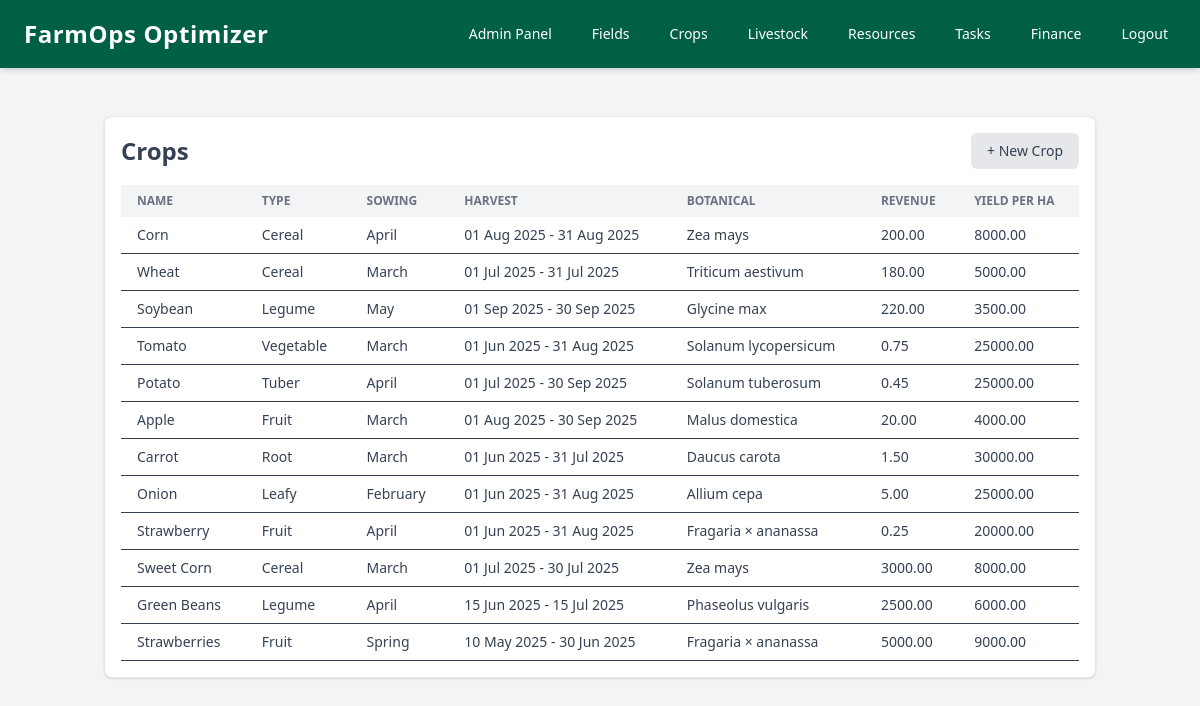
The app's page / (signed in) with its own data.
### crops/models.py (models this page shows, shortened)
class Crop(models.Model):
    CROP_TYPES = [
        ('CEREAL', 'Cereal'),
        ('LEGUME', 'Legume'),
        ('VEGETABLE', 'Vegetable'),
        ('FRUIT', 'Fruit'),
        ('TUBER', 'Tuber'),
        ('ROOT', 'Root'),
        ('LEAFY', 'Leafy'),
        ('NUT', 'Nut'),
        ('HERB', 'Herb'),
        ('FLOWER', 'Flower'),
    ]
    SOWING_TIMES = [
        ('JANUARY', 'January'),
        ('FEBRUARY', 'February'),
        ('MARCH', 'March'),
        ('APRIL', 'April'),
        ('MAY', 'May'),
        ('JUNE', 'June'),
        ('JULY', 'July'),
        ('AUGUST', 'August'),
        ('SEPTEMBER', 'September'),
        ('OCTOBER', 'October'),
        ('NOVEMBER', 'November'),
        ('DECEMBER', 'December'),
        ('SPRING', 'Spring'),
        ('SUMMER', 'Summer'),
        ('AUTUMN', 'Autumn'),
        ('WINTER', 'Winter'),
    ]
    VARIETY_TYPES = [
        ('HYBRID', 'Hybrid'),
        ('OPEN_POLLINATED', 'Open Pollinated'),
        ('EARLY', 'Early Maturing'),
        ('LATE', 'Late Maturing'),
        ('DROUGHT_TOLERANT', 'Drought Tolerant'),
        ('DISEASE_RESISTANT', 'Disease Resistant'),
        ('HIGH_YIELD', 'High Yield'),
        ('SILAGE', 'Silage'),
        ('GRAIN', 'Grain'),
        ('FODDER', 'Fodder'),
        ('ORGANIC', 'Organic'),
        ('CONVENTIONAL', 'Conventional'),
    ]
    user = models.ForeignKey(User, on_delete=models.CASCADE, null=True)
    name = models.CharField(max_length=100)
    type = models.CharField(max_length=100, choices=CROP_TYPES)
    sowing_time = models.CharField(max_length=20, choices=SOWING_TIMES)
    harvesting_time_start = models.DateTimeField(null=True, blank=True)
    harvesting_time_end = models.DateTimeField(null=True, blank=True)
    optimal_conditions = models.TextField()
    botanical_name = models.CharField(max_length=200, blank=True, null=True)
    row_spacing = models.FloatField(null=True, blank=True)
    planting_depth = models.FloatField(null=True, blank=True)
    average_height = models.FloatField(null=True, blank=True)
    plant_spacing = models.FloatField(null=True, blank=True)
    days_to_emerge = models.IntegerField(null=True, blank=True)
    days_to_flower = models.IntegerField(null=True, blank=True)
    days_to_maturity = models.IntegerField(null=True, blank=True)
    estimated_revenue_per_harvest_unit = models.DecimalField(max_digits=10, decimal_places=2, null=True, blank=True)
    estimated_yield_per_ha = models.DecimalField(max_digits=10, decimal_places=2, null=True, blank=True)
    manufacturer = models.CharField(max_length=100, null=True, blank=True)
    variety_type = models.CharField(max_length=100, choices=VARIETY_TYPES, null=True, blank=True)

### crops/views.py (the view)
# urls.py: path('', views.crops, name='crops'),
@login_required
def crops(request):
    crops = Crop.objects.filter(user=request.user)
    return render(request, 'crops/crops.html', {'crops': crops})

### crops/templates/crops/crops.html
{% extends 'base.html' %}
{% block content %}
<div class="container mx-auto p-4">
    <div class="bg-white p-4 rounded-lg shadow-sm border border-gray-200">
        <div class="flex justify-between items-center mb-4">
            <h2 class="text-2xl font-semibold text-gray-700">Crops</h2>
            <a href="{% url 'crops:add_crop' %}" class="text-sm bg-gray-200 text-gray-700 px-4 py-2 rounded-md hover:bg-gray-300 transition duration-200">
                + New Crop
            </a>
        </div>
        {% if crops %}
            <div class="overflow-x-auto">
                <table class="min-w-full table-auto text-sm text-gray-700">
                    <thead>
                        <tr class="bg-gray-100 text-left text-xs uppercase text-gray-500">
                            <th class="px-4 py-2">Name</th>
                            <th class="px-4 py-2">Type</th>
                            <th class="px-4 py-2">Sowing</th>
                            <th class="px-4 py-2">Harvest</th>
                            <th class="px-4 py-2">Botanical</th>
                            <th class="px-4 py-2">Revenue</th>
                            <th class="px-4 py-2">Yield per ha</th>
                        </tr>
                    </thead>
                    <tbody>
                        {% for crop in crops %}
                            <tr class="border-b hover:bg-gray-50 transition cursor-pointer" onclick="window.location='{% url 'crops:crop_detail' crop.id %}'">
                                <td class="px-4 py-2">{{ crop.name }}</td>
                                <td class="px-4 py-2">{{ crop.get_type_display }}</td>
                                <td class="px-4 py-2">{{ crop.get_sowing_time_display }}</td>
                                <td class="px-4 py-2">
                                    {% if crop.harvesting_time_start %}
                                        {{ crop.harvesting_time_start|date:"d M Y" }} -
                                    {% endif %}
                                    {% if crop.harvesting_time_end %}
                                        {{ crop.harvesting_time_end|date:"d M Y" }}
                                    {% endif %}
                                </td>
                                <td class="px-4 py-2">{{ crop.botanical_name }}</td>
                                <td class="px-4 py-2">{{ crop.estimated_revenue_per_harvest_unit }}</td>
                                <td class="px-4 py-2">{{ crop.estimated_yield_per_ha }}</td>
                            </tr>
                        {% endfor %}
                    </tbody>
                </table>
            </div>
        {% else %}
            <p class="text-center text-gray-500 mt-4 text-sm">No crops found. Please add a new crop.</p>
        {% endif %}
    </div>
</div>
{% endblock %}

### records on screen
Crop: name "Corn", type "Cereal", sowing_time "April", harvesting_time_start "01 Aug 2025", harvesting_time_end "31 Aug 2025", botanical_name "Zea mays", estimated_revenue_per_harvest_unit "200.00", estimated_yield_per_ha "8000.00"
Crop: name "Wheat", type "Cereal", sowing_time "March", harvesting_time_start "01 Jul 2025", harvesting_time_end "31 Jul 2025", botanical_name "Triticum aestivum", estimated_revenue_per_harvest_unit "180.00", estimated_yield_per_ha "5000.00"
Crop: name "Soybean", type "Legume", sowing_time "May", harvesting_time_start "01 Sep 2025", harvesting_time_end "30 Sep 2025", botanical_name "Glycine max", estimated_revenue_per_harvest_unit "220.00", estimated_yield_per_ha "3500.00"
Crop: name "Tomato", type "Vegetable", sowing_time "March", harvesting_time_start "01 Jun 2025", harvesting_time_end "31 Aug 2025", botanical_name "Solanum lycopersicum", estimated_revenue_per_harvest_unit "0.75", estimated_yield_per_ha "25000.00"
Crop: name "Potato", type "Tuber", sowing_time "April", harvesting_time_start "01 Jul 2025", harvesting_time_end "30 Sep 2025", botanical_name "Solanum tuberosum", estimated_revenue_per_harvest_unit "0.45", estimated_yield_per_ha "25000.00"
Crop: name "Apple", type "Fruit", sowing_time "March", harvesting_time_start "01 Aug 2025", harvesting_time_end "30 Sep 2025", botanical_name "Malus domestica", estimated_revenue_per_harvest_unit "20.00", estimated_yield_per_ha "4000.00"
Crop: name "Carrot", type "Root", sowing_time "March", harvesting_time_start "01 Jun 2025", harvesting_time_end "31 Jul 2025", botanical_name "Daucus carota", estimated_revenue_per_harvest_unit "1.50", estimated_yield_per_ha "30000.00"
Crop: name "Onion", type "Leafy", sowing_time "February", harvesting_time_start "01 Jun 2025", harvesting_time_end "31 Aug 2025", botanical_name "Allium cepa", estimated_revenue_per_harvest_unit "5.00", estimated_yield_per_ha "25000.00"
Crop: name "Strawberry", type "Fruit", sowing_time "April", harvesting_time_start "01 Jun 2025", harvesting_time_end "31 Aug 2025", botanical_name "Fragaria × ananassa", estimated_revenue_per_harvest_unit "0.25", estimated_yield_per_ha "20000.00"
Crop: name "Sweet Corn", type "Cereal", sowing_time "March", harvesting_time_start "01 Jul 2025", harvesting_time_end "30 Jul 2025", botanical_name "Zea mays", estimated_revenue_per_harvest_unit "3000.00", estimated_yield_per_ha "8000.00"
Crop: name "Green Beans", type "Legume", sowing_time "April", harvesting_time_start "15 Jun 2025", harvesting_time_end "15 Jul 2025", botanical_name "Phaseolus vulgaris", estimated_revenue_per_harvest_unit "2500.00", estimated_yield_per_ha "6000.00"
Crop: name "Strawberries", type "Fruit", sowing_time "Spring", harvesting_time_start "10 May 2025", harvesting_time_end "30 Jun 2025", botanical_name "Fragaria × ananassa", estimated_revenue_per_harvest_unit "5000.00", estimated_yield_per_ha "9000.00"
